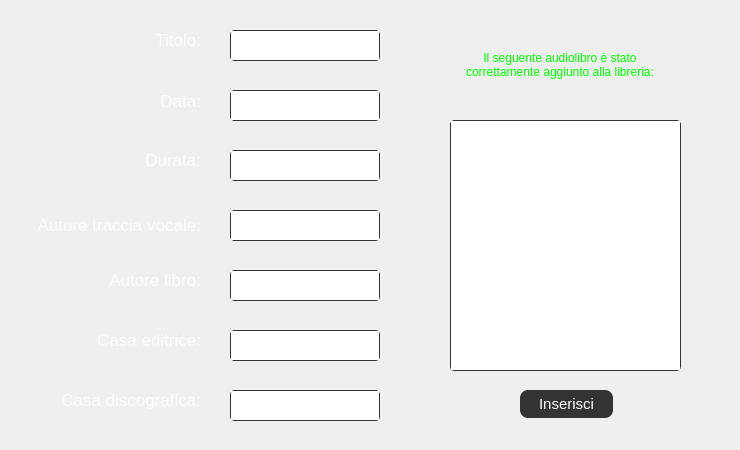
<?xml version="1.0" encoding="UTF-8"?>
<ui version="4.0">
 <class>InserisciNuovoAudiolibroDialog</class>
 <widget class="QDialog" name="InserisciNuovoAudiolibroDialog">
  <property name="geometry">
   <rect>
    <x>0</x>
    <y>0</y>
    <width>740</width>
    <height>450</height>
   </rect>
  </property>
  <property name="windowTitle">
   <string>LibreriaDigitale</string>
  </property>
  <widget class="QLabel" name="autoreAULabel">
   <property name="geometry">
    <rect>
     <x>60</x>
     <y>270</y>
     <width>141</width>
     <height>21</height>
    </rect>
   </property>
   <property name="styleSheet">
    <string notr="true">*{
color: #fdfdff;
font-family: &quot;Garamond&quot;;
font-size: 13pt;
}</string>
   </property>
   <property name="text">
    <string>&lt;html&gt;&lt;head/&gt;&lt;body&gt;&lt;p&gt;&lt;span style=&quot; color:#fdfdff;&quot;&gt;Autore libro:&lt;/span&gt;&lt;/p&gt;&lt;/body&gt;&lt;/html&gt;</string>
   </property>
   <property name="alignment">
    <set>Qt::AlignRight|Qt::AlignTrailing|Qt::AlignVCenter</set>
   </property>
  </widget>
  <widget class="QTextEdit" name="autoreAUTextEdit">
   <property name="geometry">
    <rect>
     <x>230</x>
     <y>270</y>
     <width>150</width>
     <height>31</height>
    </rect>
   </property>
   <property name="styleSheet">
    <string notr="true">*{
color: #fdfdff;
border: 1px solid #333333;
font-family: &quot;Garamond&quot;;
border-radius: 4px;
font-size: 12pt;
}</string>
   </property>
   <property name="verticalScrollBarPolicy">
    <enum>Qt::ScrollBarAlwaysOff</enum>
   </property>
  </widget>
  <widget class="QLabel" name="AUInseritoLabel">
   <property name="geometry">
    <rect>
     <x>450</x>
     <y>40</y>
     <width>220</width>
     <height>51</height>
    </rect>
   </property>
   <property name="text">
    <string>&lt;html&gt;&lt;head/&gt;&lt;body&gt;&lt;p align=&quot;center&quot;&gt;&lt;span style=&quot; color:#00ff00;&quot;&gt;Il seguente audiolibro è stato correttamente aggiunto alla libreria:&lt;/span&gt;&lt;/p&gt;&lt;/body&gt;&lt;/html&gt;</string>
   </property>
   <property name="alignment">
    <set>Qt::AlignCenter</set>
   </property>
   <property name="wordWrap">
    <bool>true</bool>
   </property>
  </widget>
  <widget class="QLabel" name="casaEditriceAULabel">
   <property name="geometry">
    <rect>
     <x>50</x>
     <y>330</y>
     <width>151</width>
     <height>21</height>
    </rect>
   </property>
   <property name="styleSheet">
    <string notr="true">*{
color: #fdfdff;
font-family: &quot;Garamond&quot;;
font-size: 13pt;
}</string>
   </property>
   <property name="text">
    <string>&lt;html&gt;&lt;head/&gt;&lt;body&gt;&lt;p&gt;&lt;span style=&quot; color:#fdfdff;&quot;&gt;Casa editrice:&lt;/span&gt;&lt;/p&gt;&lt;/body&gt;&lt;/html&gt;</string>
   </property>
   <property name="alignment">
    <set>Qt::AlignRight|Qt::AlignTrailing|Qt::AlignVCenter</set>
   </property>
  </widget>
  <widget class="QPushButton" name="inserisciNuovoAUButton">
   <property name="geometry">
    <rect>
     <x>520</x>
     <y>390</y>
     <width>93</width>
     <height>28</height>
    </rect>
   </property>
   <property name="styleSheet">
    <string notr="true">*{
border-radius: 8px;
background-color:#333333; 
border: none;
color: white;
padding: 2px;
text-align: center;
font-size: 15px;
font-family: &quot;Garamond&quot;;
}

:hover {
background-color: #676767;
}

:pressed{
border: 1px solid #E0E2E2;
}</string>
   </property>
   <property name="text">
    <string>Inserisci</string>
   </property>
  </widget>
  <widget class="QTextEdit" name="dataAUTextEdit">
   <property name="geometry">
    <rect>
     <x>230</x>
     <y>90</y>
     <width>150</width>
     <height>31</height>
    </rect>
   </property>
   <property name="styleSheet">
    <string notr="true">*{
color: #fdfdff;
border: 1px solid #333333;
font-family: &quot;Garamond&quot;;
border-radius: 4px;
font-size: 12pt;
}</string>
   </property>
   <property name="verticalScrollBarPolicy">
    <enum>Qt::ScrollBarAlwaysOff</enum>
   </property>
  </widget>
  <widget class="QTextEdit" name="casaEditriceAUTextEdit">
   <property name="geometry">
    <rect>
     <x>230</x>
     <y>330</y>
     <width>150</width>
     <height>31</height>
    </rect>
   </property>
   <property name="styleSheet">
    <string notr="true">*{
color: #fdfdff;
border: 1px solid #333333;
font-family: &quot;Garamond&quot;;
border-radius: 4px;
font-size: 12pt;
}</string>
   </property>
   <property name="verticalScrollBarPolicy">
    <enum>Qt::ScrollBarAlwaysOff</enum>
   </property>
  </widget>
  <widget class="QTextEdit" name="titoloAUTextEdit">
   <property name="geometry">
    <rect>
     <x>230</x>
     <y>30</y>
     <width>150</width>
     <height>31</height>
    </rect>
   </property>
   <property name="styleSheet">
    <string notr="true">*{
color: #fdfdff;
border: 1px solid #333333;
font-family: &quot;Garamond&quot;;
border-radius: 4px;
font-size: 12pt;
}</string>
   </property>
   <property name="verticalScrollBarPolicy">
    <enum>Qt::ScrollBarAlwaysOff</enum>
   </property>
  </widget>
  <widget class="QLabel" name="casaDiscograficaAULabel">
   <property name="geometry">
    <rect>
     <x>10</x>
     <y>390</y>
     <width>191</width>
     <height>21</height>
    </rect>
   </property>
   <property name="styleSheet">
    <string notr="true">*{
color: #fdfdff;
font-family: &quot;Garamond&quot;;
font-size: 13pt;
}</string>
   </property>
   <property name="text">
    <string>&lt;html&gt;&lt;head/&gt;&lt;body&gt;&lt;p&gt;&lt;span style=&quot; color:#fdfdff;&quot;&gt;Casa discografica:&lt;/span&gt;&lt;/p&gt;&lt;/body&gt;&lt;/html&gt;</string>
   </property>
   <property name="alignment">
    <set>Qt::AlignRight|Qt::AlignTrailing|Qt::AlignVCenter</set>
   </property>
  </widget>
  <widget class="QTextEdit" name="casaDiscograficaAUTextEdit">
   <property name="geometry">
    <rect>
     <x>230</x>
     <y>390</y>
     <width>150</width>
     <height>31</height>
    </rect>
   </property>
   <property name="styleSheet">
    <string notr="true">*{
color: #fdfdff;
border: 1px solid #333333;
font-family: &quot;Garamond&quot;;
border-radius: 4px;
font-size: 10pt;
}</string>
   </property>
   <property name="verticalScrollBarPolicy">
    <enum>Qt::ScrollBarAlwaysOff</enum>
   </property>
  </widget>
  <widget class="QLabel" name="dataAULabel">
   <property name="geometry">
    <rect>
     <x>140</x>
     <y>90</y>
     <width>61</width>
     <height>21</height>
    </rect>
   </property>
   <property name="styleSheet">
    <string notr="true">*{
color: #fdfdff;
font-family: &quot;Garamond&quot;;
font-size: 13pt;
}</string>
   </property>
   <property name="text">
    <string>&lt;html&gt;&lt;head/&gt;&lt;body&gt;&lt;p&gt;&lt;span style=&quot; color:#fdfdff;&quot;&gt;Data:&lt;/span&gt;&lt;/p&gt;&lt;/body&gt;&lt;/html&gt;</string>
   </property>
   <property name="alignment">
    <set>Qt::AlignRight|Qt::AlignTrailing|Qt::AlignVCenter</set>
   </property>
  </widget>
  <widget class="QPlainTextEdit" name="auInseritoTextEdit">
   <property name="geometry">
    <rect>
     <x>450</x>
     <y>120</y>
     <width>231</width>
     <height>251</height>
    </rect>
   </property>
   <property name="styleSheet">
    <string notr="true">*{
color: #fdfdff;
border: 1px solid #333333;
font-family: &quot;Garamond&quot;;
border-radius: 4px;
font-size: 10pt;
}</string>
   </property>
   <property name="readOnly">
    <bool>true</bool>
   </property>
  </widget>
  <widget class="QLabel" name="titoloAULabel">
   <property name="geometry">
    <rect>
     <x>130</x>
     <y>30</y>
     <width>71</width>
     <height>21</height>
    </rect>
   </property>
   <property name="styleSheet">
    <string notr="true">*{
color: #fdfdff;
font-family: &quot;Garamond&quot;;
font-size: 13pt;
}</string>
   </property>
   <property name="text">
    <string>&lt;html&gt;&lt;head/&gt;&lt;body&gt;&lt;p&gt;&lt;span style=&quot; color:#fdfdff;&quot;&gt;Titolo:&lt;/span&gt;&lt;/p&gt;&lt;/body&gt;&lt;/html&gt;</string>
   </property>
   <property name="alignment">
    <set>Qt::AlignRight|Qt::AlignTrailing|Qt::AlignVCenter</set>
   </property>
  </widget>
  <widget class="QLabel" name="durataAULabel">
   <property name="geometry">
    <rect>
     <x>130</x>
     <y>150</y>
     <width>71</width>
     <height>21</height>
    </rect>
   </property>
   <property name="styleSheet">
    <string notr="true">*{
color: #fdfdff;
font-family: &quot;Garamond&quot;;
font-size: 13pt;
}</string>
   </property>
   <property name="text">
    <string>&lt;html&gt;&lt;head/&gt;&lt;body&gt;&lt;p&gt;&lt;span style=&quot; color:#fdfdff;&quot;&gt;Durata:&lt;/span&gt;&lt;/p&gt;&lt;/body&gt;&lt;/html&gt;</string>
   </property>
   <property name="alignment">
    <set>Qt::AlignRight|Qt::AlignTrailing|Qt::AlignVCenter</set>
   </property>
  </widget>
  <widget class="QTextEdit" name="durataAUTextEdit">
   <property name="geometry">
    <rect>
     <x>230</x>
     <y>150</y>
     <width>150</width>
     <height>31</height>
    </rect>
   </property>
   <property name="styleSheet">
    <string notr="true">*{
color: #fdfdff;
border: 1px solid #333333;
font-family: &quot;Garamond&quot;;
border-radius: 4px;
font-size: 12pt;
}</string>
   </property>
   <property name="verticalScrollBarPolicy">
    <enum>Qt::ScrollBarAlwaysOff</enum>
   </property>
  </widget>
  <widget class="QLabel" name="autoreAudAULabel">
   <property name="geometry">
    <rect>
     <x>-10</x>
     <y>210</y>
     <width>211</width>
     <height>31</height>
    </rect>
   </property>
   <property name="styleSheet">
    <string notr="true">*{
color: #fdfdff;
font-family: &quot;Garamond&quot;;
font-size: 13pt;
}</string>
   </property>
   <property name="text">
    <string>&lt;html&gt;&lt;head/&gt;&lt;body&gt;&lt;p&gt;&lt;span style=&quot; color:#fdfdff;&quot;&gt;Autore traccia vocale:&lt;/span&gt;&lt;/p&gt;&lt;/body&gt;&lt;/html&gt;</string>
   </property>
   <property name="alignment">
    <set>Qt::AlignRight|Qt::AlignTrailing|Qt::AlignVCenter</set>
   </property>
  </widget>
  <widget class="QTextEdit" name="autoreAudAUTextEdit">
   <property name="geometry">
    <rect>
     <x>230</x>
     <y>210</y>
     <width>150</width>
     <height>31</height>
    </rect>
   </property>
   <property name="styleSheet">
    <string notr="true">*{
color: #fdfdff;
border: 1px solid #333333;
font-family: &quot;Garamond&quot;;
border-radius: 4px;
font-size: 12pt;
}</string>
   </property>
   <property name="verticalScrollBarPolicy">
    <enum>Qt::ScrollBarAlwaysOff</enum>
   </property>
  </widget>
 </widget>
 <resources/>
 <connections/>
</ui>
